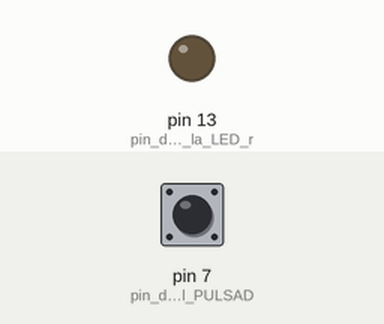
Recording of a sketch running on a simulated Arduino Uno, built with avr-gcc and run on an emulated ATmega328P. Shown: output pins drawn as LEDs (lit = HIGH). The inputs (shaded band) are chosen by the test bench; at power-on: pin 7 (pin_de_entrada_del_PULSAD) LOW.

Above: at 1.2 s.
1.3 s: pin 7 (pin_de_entrada_del_PULSAD) pulled HIGH for 0.15 s
At 1.37 s:
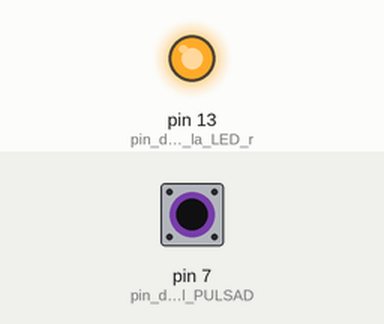
2.9 s: pin 7 (pin_de_entrada_del_PULSAD) pulled HIGH for 3.2 s
At 7.5 s:
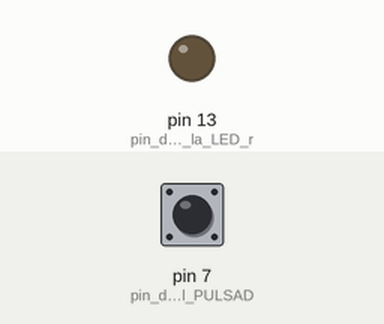
Timing chart, 0 to 9.0 s (numbered marks = the images above; inputs shaded):
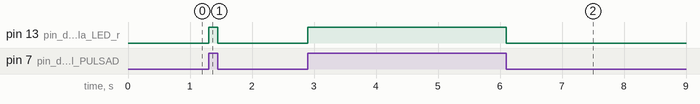

Measured:
- after the input at 1.3 s, pin 13 (pin_de_salida_de_la_LED_r): LOW → HIGH at once, → LOW 0.15 s later
- after the input at 2.9 s, pin 13 (pin_de_salida_de_la_LED_r): LOW → HIGH at once, → LOW 3.2 s later

The sketch:

pulsador_seminario.ino
```cpp
// C++ code

void setup(){
  // put your setup code here, to run once:
  pinMode(7, INPUT);           //pin de entrada del PULSADOR
  pinMode(13, OUTPUT);         //pin de salida de la LED roja
}

void loop(){
  // put your main code here, to run repeatedly:
  //Comprueba si el pulsador está pulsado
  if ((digitalRead(7) == true)) {
    digitalWrite(13, HIGH);     //Encender LED roja
  }

  //Comprueba si el pulsador no está pulsado
  else if ((digitalRead(7) == false)) {
    digitalWrite(13, LOW);      //Apagar LED roja
  }
}
```
